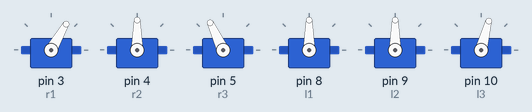
The sketch below on a simulated Arduino Uno, built with avr-gcc and run on an emulated ATmega328P. On the bench: 6 × servo.

Above: at 0.05 s.
At 4.65 s:
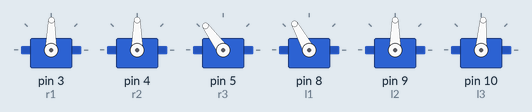
At 6.65 s:
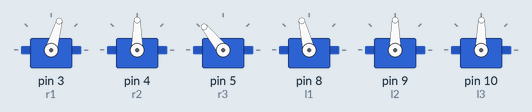
At 8.75 s:
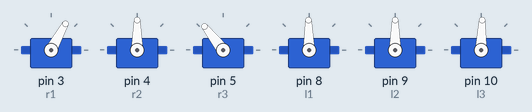
At 13.05 s:
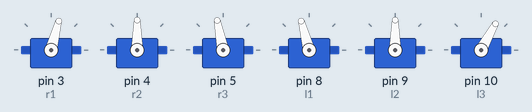
At 17.45 s:
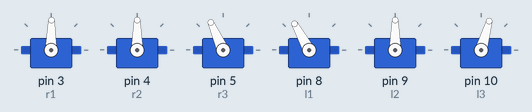
Timing chart, 0 to 22.8 s (numbered marks = the images above):
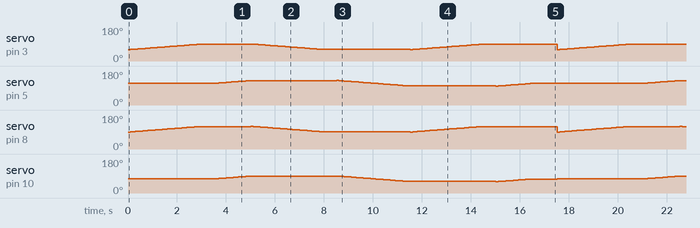

The sketch:

bipede_alum_teste2.ino
```cpp
//bipede alum
#include <Servo.h>
#define V1 120
#define V2 1000

Servo r1, r2, r3;
Servo l1, l2, l3;


int grau;

void setup()
{
  r1.attach(3);
  r2.attach(4);
  r3.attach(5);
  l1.attach(8);
  l2.attach(9);
  l3.attach(10);

}

void loop()
{
  int i = 0;

   r3.write(115);
   l3.write(75);

//===============================
  inclinaL();
  for(i=0;i<15;i++){
    r3.write(115+i);
    l3.write(75+i);
    //r2.write(90+i);
    delay(100);
  }

  inclinaR();
  for(i=0;i<15;i++){
    r3.write(130-i);
    l3.write(90-i);
   // r2.write(105-i);
    delay(100);
  }
//==============================================

 for(i=0;i<15;i++){
    r3.write(115-i);
    l3.write(75-i);
    //l2.write(90+i);
    delay(100);
  }
inclinaL();
  for(i=0;i<15;i++){
    r3.write(100+i);
    l3.write(60+i);
    //l2.write(105+i);
    delay(100);
  }


   delay(1000);

}
//============================================================================================================================
void alinha(){
  int grau = 90;
   r1.write(grau);
   l1.write(grau);
   r2.write(grau);
   l2.write(grau);
   r3.write(grau);
   l3.write(grau);


}

void inclinaL(){
  int i;
  for(i=0;i<30;i++){//inclina bipede para esquerda
    l1.write(90+i);
    r1.write(60+i);
    delay(100);

  }
  delay(500);
}

void inclinaR(){// inclina bipede para direita
   int i;
   for(i=0;i<30;i++){
    l1.write(120-i);
    r1.write(90-i);
    delay(100);

  }
  delay(500);

}
```

Measured:
- by itself, servo on pin 3 (r1): moves between 60° and 90°, repeating every 17.5 s
- by itself, servo on pin 8 (l1): moves between 90° and 120°, repeating every 17.5 s
